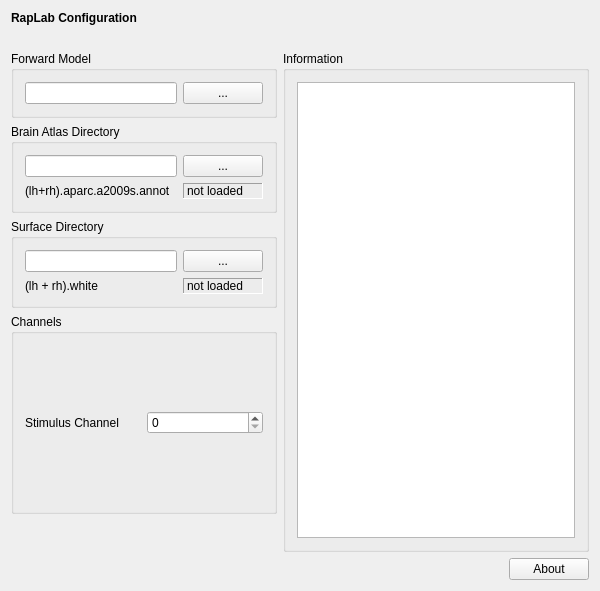
<?xml version="1.0" encoding="UTF-8"?>
<ui version="4.0">
 <class>RapMusicSetupWidgetClass</class>
 <widget class="QWidget" name="RapMusicSetupWidgetClass">
  <property name="geometry">
   <rect>
    <x>0</x>
    <y>0</y>
    <width>600</width>
    <height>591</height>
   </rect>
  </property>
  <property name="windowTitle">
   <string>RapLabSetupWidget</string>
  </property>
  <layout class="QVBoxLayout" name="verticalLayout">
   <item>
    <widget class="QLabel" name="m_qLabel_Headline">
     <property name="font">
      <font>
       <weight>75</weight>
       <bold>true</bold>
      </font>
     </property>
     <property name="text">
      <string>RapLab Configuration</string>
     </property>
    </widget>
   </item>
   <item>
    <spacer name="m_qVerticalSpacer_Headline">
     <property name="orientation">
      <enum>Qt::Vertical</enum>
     </property>
     <property name="sizeType">
      <enum>QSizePolicy::Fixed</enum>
     </property>
     <property name="sizeHint" stdset="0">
      <size>
       <width>20</width>
       <height>20</height>
      </size>
     </property>
    </spacer>
   </item>
   <item>
    <layout class="QGridLayout" name="m_qGridLayout_main">
     <item row="3" column="0">
      <widget class="QGroupBox" name="m_qGroupBox_Channels">
       <property name="sizePolicy">
        <sizepolicy hsizetype="Preferred" vsizetype="Minimum">
         <horstretch>0</horstretch>
         <verstretch>0</verstretch>
        </sizepolicy>
       </property>
       <property name="minimumSize">
        <size>
         <width>0</width>
         <height>200</height>
        </size>
       </property>
       <property name="title">
        <string>Channels</string>
       </property>
       <layout class="QGridLayout" name="m_qGridLayout_Channels">
        <item row="0" column="1">
         <widget class="QSpinBox" name="m_qSpinBoxStimChannel">
          <property name="maximum">
           <number>26</number>
          </property>
         </widget>
        </item>
        <item row="0" column="0">
         <widget class="QLabel" name="m_qLabelStimChannel">
          <property name="text">
           <string>Stimulus Channel</string>
          </property>
         </widget>
        </item>
       </layout>
      </widget>
     </item>
     <item row="5" column="2">
      <widget class="QPushButton" name="m_qPushButton_About">
       <property name="text">
        <string>About</string>
       </property>
      </widget>
     </item>
     <item row="0" column="0">
      <widget class="QGroupBox" name="m_qGroupBox_ForwardSolution">
       <property name="title">
        <string>Forward Model</string>
       </property>
       <property name="flat">
        <bool>false</bool>
       </property>
       <layout class="QGridLayout" name="m_qGridLayout_Fwd">
        <item row="0" column="0" colspan="2">
         <widget class="QLineEdit" name="m_qLineEdit_FwdFileName">
          <property name="minimumSize">
           <size>
            <width>140</width>
            <height>0</height>
           </size>
          </property>
         </widget>
        </item>
        <item row="0" column="2">
         <widget class="QPushButton" name="m_qPushButton_FwdFileDialog">
          <property name="text">
           <string>...</string>
          </property>
         </widget>
        </item>
       </layout>
      </widget>
     </item>
     <item row="0" column="1" rowspan="5" colspan="2">
      <widget class="QGroupBox" name="m_qGroupBox_Information">
       <property name="title">
        <string>Information</string>
       </property>
       <layout class="QGridLayout" name="m_qGridLayout_Information">
        <item row="0" column="0">
         <widget class="QTextBrowser" name="m_qTextBrowser_Information"/>
        </item>
       </layout>
      </widget>
     </item>
     <item row="4" column="0">
      <spacer name="m_qVerticalSpacer_LeftRow">
       <property name="orientation">
        <enum>Qt::Vertical</enum>
       </property>
       <property name="sizeHint" stdset="0">
        <size>
         <width>20</width>
         <height>40</height>
        </size>
       </property>
      </spacer>
     </item>
     <item row="5" column="1">
      <spacer name="m_qHorizontalSpacer_About">
       <property name="orientation">
        <enum>Qt::Horizontal</enum>
       </property>
       <property name="sizeHint" stdset="0">
        <size>
         <width>40</width>
         <height>20</height>
        </size>
       </property>
      </spacer>
     </item>
     <item row="1" column="0">
      <widget class="QGroupBox" name="m_qGroupBox_AtlasDir">
       <property name="title">
        <string>Brain Atlas Directory</string>
       </property>
       <layout class="QGridLayout" name="m_qGridLayout_AtlasDir">
        <item row="0" column="2">
         <widget class="QPushButton" name="m_qPushButton_AtlasDirDialog">
          <property name="text">
           <string>...</string>
          </property>
         </widget>
        </item>
        <item row="1" column="2">
         <widget class="QLabel" name="m_qLabel_atlasStat">
          <property name="frameShape">
           <enum>QFrame::Panel</enum>
          </property>
          <property name="frameShadow">
           <enum>QFrame::Sunken</enum>
          </property>
          <property name="text">
           <string>not loaded</string>
          </property>
         </widget>
        </item>
        <item row="0" column="0" colspan="2">
         <widget class="QLineEdit" name="m_qLineEdit_AtlasDirName">
          <property name="minimumSize">
           <size>
            <width>140</width>
            <height>0</height>
           </size>
          </property>
         </widget>
        </item>
        <item row="1" column="0">
         <widget class="QLabel" name="m_qLabel_atlas">
          <property name="text">
           <string>(lh+rh).aparc.a2009s.annot</string>
          </property>
         </widget>
        </item>
       </layout>
      </widget>
     </item>
     <item row="2" column="0">
      <widget class="QGroupBox" name="m_qGroupBox_SurfaceDir">
       <property name="title">
        <string>Surface Directory</string>
       </property>
       <layout class="QGridLayout" name="m_qGridLayout_SurfaceDir">
        <item row="1" column="0" colspan="2">
         <widget class="QLabel" name="m_qLabel_surface">
          <property name="text">
           <string>(lh + rh).white</string>
          </property>
         </widget>
        </item>
        <item row="1" column="2">
         <widget class="QLabel" name="m_qLabel_surfaceStat">
          <property name="frameShape">
           <enum>QFrame::Panel</enum>
          </property>
          <property name="frameShadow">
           <enum>QFrame::Sunken</enum>
          </property>
          <property name="text">
           <string>not loaded</string>
          </property>
         </widget>
        </item>
        <item row="0" column="2">
         <widget class="QPushButton" name="m_qPushButton_SurfaceDirDialog">
          <property name="text">
           <string>...</string>
          </property>
         </widget>
        </item>
        <item row="0" column="0" colspan="2">
         <widget class="QLineEdit" name="m_qLineEdit_SurfaceDirName">
          <property name="minimumSize">
           <size>
            <width>140</width>
            <height>0</height>
           </size>
          </property>
         </widget>
        </item>
       </layout>
      </widget>
     </item>
    </layout>
   </item>
  </layout>
 </widget>
 <layoutdefault spacing="6" margin="11"/>
 <resources/>
 <connections/>
</ui>
